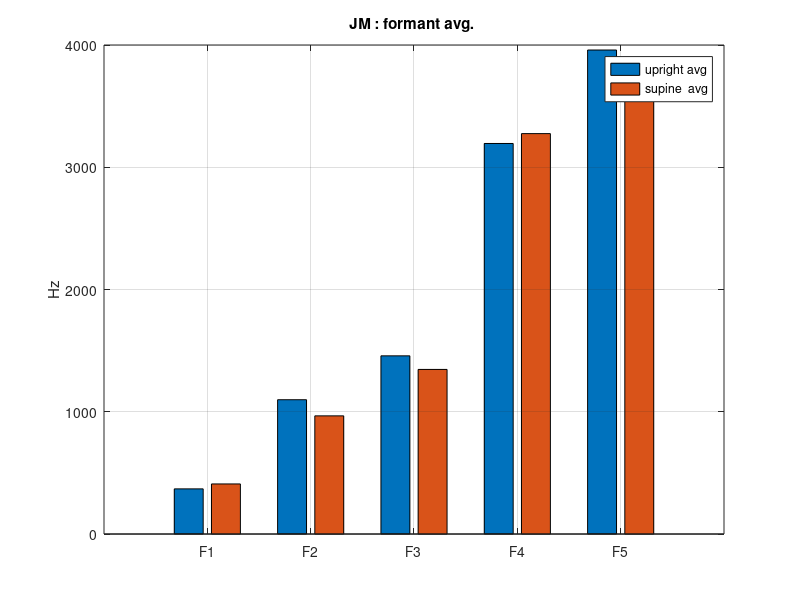
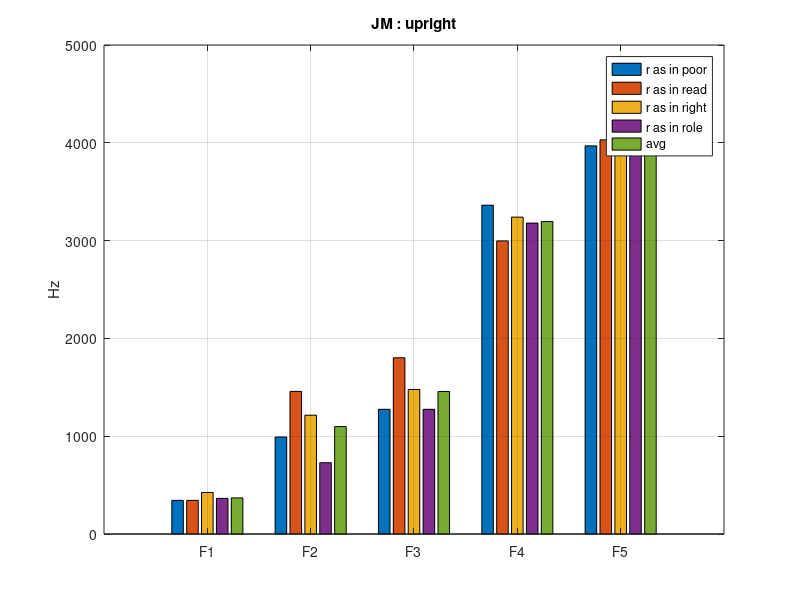
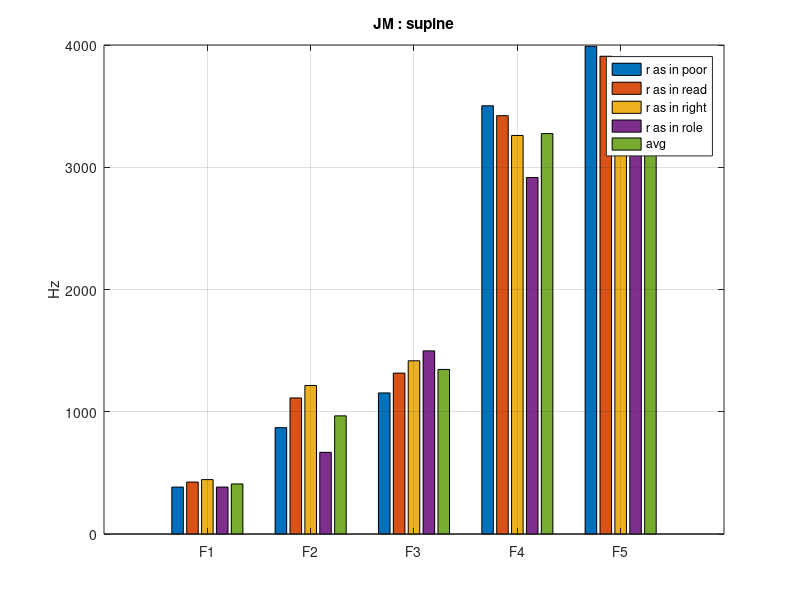
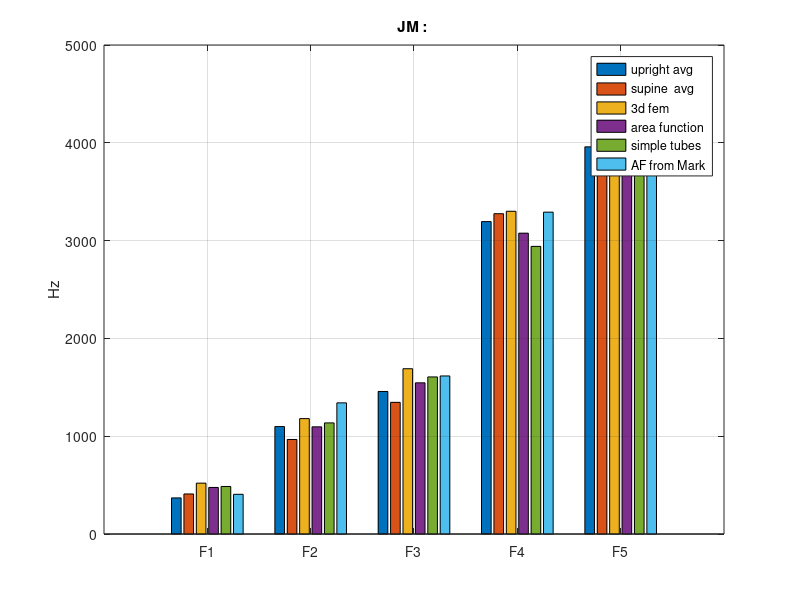

These charts were generated, in order, by the following MATLAB code:
clear all ; close all ;
subject ={'MT : ', 'JM : '}
Num = 2 ; 
if(Num==1)

    Fn_1(:,:, 1) = [465 344 384 425 ;
        1174 1255 1134 1154 ;
        1518 1559 1316 1356 ;
        2774 2632 2754 2754 ;
        4253 4334 4151 4496 ;
        ] ;
    Fn_1(:,:, 2) = [486 384 425 405 ;
        1174 1316 1174 1012 ;
        1336 1498 1397 1356 ;
        2693 2673 2713 2693 ;
        4415 4273 4354 4475 ;
        ] ;

    % avg , upright vs. supine
    Fn_up = mean(Fn_1(:,:, 1), 2) ;
    Fn_su = mean(Fn_1(:,:, 2), 2) ;
    Fn_3d = [400 1360 1600 2920 4300 ]' ;
    %Fn_tube = [480 1100 1550 3070 3800]' ;

    Fn_tube = [381 1251 1551 2901 4161 ]' ;
    Fn_tubeRad = [366 1091 1536 2901 4156]' ;
    Fn_simp = [416 1276 1606 2841 4056 ]' ;
    Fn_simpRad = [ 401 1141 1576 2836 4031]' ;
    Fn_Mark = [496 1571 1851 3096 3781]' ;
    Fn_MarkRad = [476 1406 1756 3091 3781]' ;
else
    Fn_1(:,:, 1) = [344, 344, 425 364;
        992 1458 1215 729 ;
        1275 1802 1478 1275 ;
        3362 2997 3240 3179 ;
        3969 4030 3929 3908 ] ;
    Fn_1(:,:, 2) = [ 384 425 445 384;
        870 1113 1215 668 ;
        1154 1316 1417 1498 ;
        3503 3422 3260 2916;
        3989 3908 3868 3686 ; ] ;

    % avg , upright vs. supine
    Fn_up = mean(Fn_1(:,:, 1), 2) ;
    Fn_su = mean(Fn_1(:,:, 2), 2) ;
    Fn_3d = [520 1180 1690 3300 4000]' ;
    %Fn_tube = [480 1100 1550 3070 3800]' ;
    Fn_tube = [476 1096 1546 3076 3796]' ;
    Fn_tubeRad = [456 951 1521 3056 3771]' ;
    Fn_simp = [486 1136 1606 2941 3746]' ;
    Fn_simpRad = [ 466  996 1576 2916 3716]' ;
    Fn_Mark = [406 1341 1616 3291 4461]' ;
    Fn_MarkRad = [396 1181 1511 3286 4401]' ;

end
legendString = 'Best' ; 
data_sum = [Fn_1(:,:, 1),Fn_up, Fn_1(:,:, 2),Fn_su, 0.5*(Fn_su+Fn_up) ]
figure; bar([mean(Fn_1(:,:, 1), 2), mean(Fn_1(:,:, 2), 2)] ) ; grid on
legend('upright avg', 'supine  avg', 'Location', legendString) ;
title([subject{Num} 'formant avg. ']);
ylabel('Hz') ;
set(gca,'XTickLabel',{'F1';'F2';'F3';'F4';'F5'})
saveas(gcf, ['formant_avg' subject{Num}(1:2) ], 'jpg') ; 

figure; bar(Fn_1(:,:, 1) ) ; grid on
title([subject{Num} 'upright']);
legend('r as in poor', 'r as in read', 'r as in right', 'r as in role', 'Location', legendString) ;
ylabel('Hz') ;
set(gca,'XTickLabel',{'F1';'F2';'F3';'F4';'F5'})
% saveas(gcf, ['upright_' subject{Num}(1:2) ], 'jpg') ; 
figure; bar([Fn_1(:,:, 1) Fn_up] ) ; grid on
title([subject{Num} 'upright']);
legend('r as in poor', 'r as in read', 'r as in right', 'r as in role', 'avg', 'Location', legendString) ;
ylabel('Hz') ;
set(gca,'XTickLabel',{'F1';'F2';'F3';'F4';'F5'})
saveas(gcf, ['upright_' subject{Num}(1:2) ], 'jpg') ; 

figure; bar(Fn_1(:,:, 2) ) ; grid on
title([subject{Num} 'supine']);
legend('r as in poor', 'r as in read', 'r as in right', 'r as in role', 'Location', legendString) ;
ylabel('Hz') ;
set(gca,'XTickLabel',{'F1';'F2';'F3';'F4';'F5'})
figure; bar([Fn_1(:,:, 2) Fn_su]) ; grid on
title([subject{Num} 'supine']);
legend('r as in poor', 'r as in read', 'r as in right', 'r as in role', 'avg', 'Location', legendString) ;
ylabel('Hz') ;
set(gca,'XTickLabel',{'F1';'F2';'F3';'F4';'F5'})
saveas(gcf, ['supine_' subject{Num}(1:2) ], 'jpg') ; 

figure; bar([Fn_up Fn_su Fn_3d Fn_tube Fn_simp Fn_Mark] ) ; grid on
legend('upright avg', 'supine  avg', '3d fem', 'area function', 'simple tubes', 'AF from Mark', 'Location', legendString)
ylabel('Hz') ;
set(gca,'XTickLabel',{'F1';'F2';'F3';'F4';'F5'})
title([subject{Num}])
saveas(gcf, ['avg_Noradition_' subject{Num}(1:2) ], 'jpg') ; 

figure; bar([Fn_up Fn_su Fn_3d Fn_tubeRad Fn_simpRad Fn_MarkRad] ) ; grid on
legend('upright avg', 'supine  avg', '3d fem', 'area function', 'simple tubes', 'AF from Mark', 'Location', legendString)
ylabel('Hz') ;
set(gca,'XTickLabel',{'F1';'F2';'F3';'F4';'F5'})
title([subject{Num} 'Radiation effect included '])
saveas(gcf, ['avg_radition_' subject{Num}(1:2) ], 'jpg') ; 

figure; bar([Fn_1(:,1, 1) Fn_1(:,1, 2) Fn_3d Fn_tubeRad Fn_simpRad Fn_MarkRad] ) ; grid on
legend('upright r as in poor', 'supine  r as in poor', '3d fem', 'area function', 'simple tubes', 'AF from Mark', 'Location', legendString)
ylabel('Hz') ;
set(gca,'XTickLabel',{'F1';'F2';'F3';'F4';'F5'})
title([subject{Num} 'Radiation effect included '])
saveas(gcf, ['Poor_Radition_' subject{Num}(1:2) ], 'jpg') ; 
